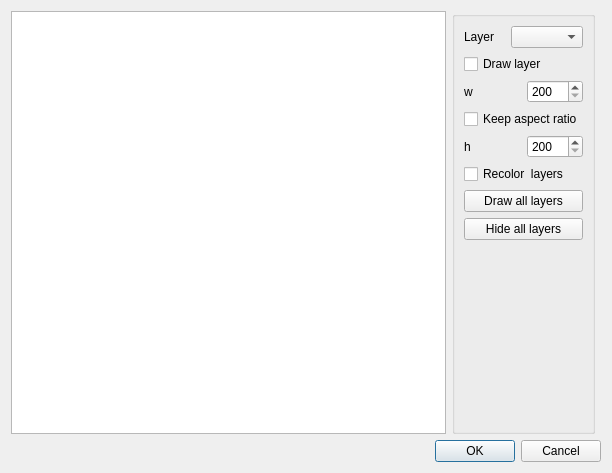
<?xml version="1.0" encoding="UTF-8"?>
<ui version="4.0">
 <class>Dialog</class>
 <widget class="QDialog" name="Dialog">
  <property name="geometry">
   <rect>
    <x>0</x>
    <y>0</y>
    <width>612</width>
    <height>473</height>
   </rect>
  </property>
  <property name="windowTitle">
   <string>GDS Loader</string>
  </property>
  <layout class="QGridLayout" name="gridLayout">
   <item row="0" column="0">
    <widget class="QGraphicsView" name="graphicsView"/>
   </item>
   <item row="1" column="0" colspan="3">
    <widget class="QDialogButtonBox" name="buttonBox">
     <property name="orientation">
      <enum>Qt::Orientation::Horizontal</enum>
     </property>
     <property name="standardButtons">
      <set>QDialogButtonBox::StandardButton::Cancel|QDialogButtonBox::StandardButton::Ok</set>
     </property>
    </widget>
   </item>
   <item row="0" column="1">
    <widget class="QGroupBox" name="groupBox">
     <property name="title">
      <string/>
     </property>
     <layout class="QVBoxLayout" name="verticalLayout_4">
      <item>
       <layout class="QVBoxLayout" name="verticalLayout">
        <item>
         <layout class="QHBoxLayout" name="horizontalLayout_3">
          <item>
           <widget class="QLabel" name="label_3">
            <property name="text">
             <string>Layer</string>
            </property>
           </widget>
          </item>
          <item>
           <widget class="QComboBox" name="layerComboBox"/>
          </item>
         </layout>
        </item>
        <item>
         <widget class="QCheckBox" name="drawLayerCheckBox">
          <property name="text">
           <string>Draw layer</string>
          </property>
         </widget>
        </item>
       </layout>
      </item>
      <item>
       <layout class="QVBoxLayout" name="verticalLayout_2">
        <item>
         <layout class="QHBoxLayout" name="horizontalLayout">
          <item>
           <widget class="QLabel" name="label">
            <property name="text">
             <string>w</string>
            </property>
           </widget>
          </item>
          <item>
           <widget class="QSpinBox" name="widthSpinBox">
            <property name="minimum">
             <number>200</number>
            </property>
            <property name="maximum">
             <number>3000</number>
            </property>
           </widget>
          </item>
         </layout>
        </item>
        <item>
         <widget class="QCheckBox" name="aspectRatioCheckBox">
          <property name="text">
           <string>Keep aspect ratio</string>
          </property>
         </widget>
        </item>
        <item>
         <layout class="QHBoxLayout" name="horizontalLayout_2">
          <item>
           <widget class="QLabel" name="label_2">
            <property name="text">
             <string>h</string>
            </property>
           </widget>
          </item>
          <item>
           <widget class="QSpinBox" name="heightSpinBox">
            <property name="minimum">
             <number>200</number>
            </property>
            <property name="maximum">
             <number>3000</number>
            </property>
           </widget>
          </item>
         </layout>
        </item>
       </layout>
      </item>
      <item>
       <layout class="QVBoxLayout" name="verticalLayout_3">
        <item>
         <widget class="QCheckBox" name="recolorCheckBox">
          <property name="text">
           <string>Recolor  layers</string>
          </property>
         </widget>
        </item>
        <item>
         <widget class="QPushButton" name="drawAllButton">
          <property name="text">
           <string>Draw all layers</string>
          </property>
         </widget>
        </item>
        <item>
         <widget class="QPushButton" name="hideAllButton">
          <property name="text">
           <string>Hide all layers</string>
          </property>
         </widget>
        </item>
       </layout>
      </item>
      <item>
       <spacer name="verticalSpacer">
        <property name="orientation">
         <enum>Qt::Orientation::Vertical</enum>
        </property>
        <property name="sizeHint" stdset="0">
         <size>
          <width>20</width>
          <height>40</height>
         </size>
        </property>
       </spacer>
      </item>
     </layout>
    </widget>
   </item>
  </layout>
 </widget>
 <resources/>
 <connections>
  <connection>
   <sender>buttonBox</sender>
   <signal>accepted()</signal>
   <receiver>Dialog</receiver>
   <slot>accept()</slot>
   <hints>
    <hint type="sourcelabel">
     <x>248</x>
     <y>254</y>
    </hint>
    <hint type="destinationlabel">
     <x>157</x>
     <y>274</y>
    </hint>
   </hints>
  </connection>
  <connection>
   <sender>buttonBox</sender>
   <signal>rejected()</signal>
   <receiver>Dialog</receiver>
   <slot>reject()</slot>
   <hints>
    <hint type="sourcelabel">
     <x>316</x>
     <y>260</y>
    </hint>
    <hint type="destinationlabel">
     <x>286</x>
     <y>274</y>
    </hint>
   </hints>
  </connection>
 </connections>
</ui>
